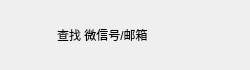
<?xml version="1.0" encoding="UTF-8"?>
<ui version="4.0">
 <class>SearchUserItem</class>
 <widget class="QWidget" name="SearchUserItem">
  <property name="geometry">
   <rect>
    <x>0</x>
    <y>0</y>
    <width>250</width>
    <height>70</height>
   </rect>
  </property>
  <property name="minimumSize">
   <size>
    <width>250</width>
    <height>70</height>
   </size>
  </property>
  <property name="maximumSize">
   <size>
    <width>250</width>
    <height>70</height>
   </size>
  </property>
  <property name="windowTitle">
   <string>Form</string>
  </property>
  <layout class="QHBoxLayout" name="horizontalLayout">
   <item>
    <widget class="QLabel" name="add_tip">
     <property name="minimumSize">
      <size>
       <width>40</width>
       <height>40</height>
      </size>
     </property>
     <property name="maximumSize">
      <size>
       <width>40</width>
       <height>40</height>
      </size>
     </property>
     <property name="text">
      <string/>
     </property>
    </widget>
   </item>
   <item>
    <widget class="QLabel" name="message_tip">
     <property name="text">
      <string>查找 微信号/邮箱</string>
     </property>
    </widget>
   </item>
   <item>
    <widget class="QLabel" name="right_tip">
     <property name="minimumSize">
      <size>
       <width>30</width>
       <height>30</height>
      </size>
     </property>
     <property name="maximumSize">
      <size>
       <width>30</width>
       <height>30</height>
      </size>
     </property>
     <property name="text">
      <string/>
     </property>
    </widget>
   </item>
  </layout>
 </widget>
 <resources/>
 <connections/>
</ui>
